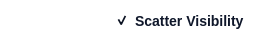
                 <widget class="QFrame" name="pyqt5_frame_toolbar_graphcontent_4">
                  <property name="minimumSize">
                   <size>
                    <width>0</width>
                    <height>30</height>
                   </size>
                  </property>
                  <property name="maximumSize">
                   <size>
                    <width>16777215</width>
                    <height>40</height>
                   </size>
                  </property>
                  <property name="styleSheet">
                   <string notr="true">border: none;
background: #FFFFFF;
</string>
                  </property>
                  <property name="frameShape">
                   <enum>QFrame::StyledPanel</enum>
                  </property>
                  <property name="frameShadow">
                   <enum>QFrame::Raised</enum>
                  </property>
                  <layout class="QHBoxLayout" name="horizontalLayout_14">
                   <property name="spacing">
                    <number>2</number>
                   </property>
                   <property name="leftMargin">
                    <number>5</number>
                   </property>
                   <property name="topMargin">
                    <number>5</number>
                   </property>
                   <property name="rightMargin">
                    <number>5</number>
                   </property>
                   <property name="bottomMargin">
                    <number>5</number>
                   </property>
                   <item>
                    <widget class="QPushButton" name="pyqt5_button_scatter_add">
                     <property name="minimumSize">
                      <size>
                       <width>31</width>
                       <height>31</height>
                      </size>
                     </property>
                     <property name="maximumSize">
                      <size>
                       <width>31</width>
                       <height>31</height>
                      </size>
                     </property>
                     <property name="font">
                      <font>
                       <family>Segoe UI</family>
                       <pointsize>-1</pointsize>
                       <weight>62</weight>
                       <italic>false</italic>
                       <bold>true</bold>
                      </font>
                     </property>
                     <property name="toolTip">
                      <string>&lt;html&gt;&lt;head/&gt;&lt;body&gt;&lt;p&gt;Add new curve&lt;/p&gt;&lt;/body&gt;&lt;/html&gt;</string>
                     </property>
                     <property name="styleSheet">
                      <string notr="true">/* Default State */
QPushButton {
    border: none;
	background: transparent;  /* Ghost button with no background */
    color: #0F172A;  /* Text color */
    border-radius: 6px;  /* Rounded corners */
    font-family: 'Segoe UI', sans-serif;  /* Font family */
    font-style: normal;  /* Font style */
    font-weight: 500;  /* Font weight */
    font-size: 14px;  /* Font size */
    line-height: 24px;  /* Line height */ 
	padding: 4px;
	image: url(:/ui/qt/resources/buttons/add_circle_icon.png);
}

/* Hover State */
QPushButton:hover {
    background: #F1F5F9;  /* slate/100 */
    color: #0F172A;  /* Text color */
	image: url(:/ui/qt/resources/buttons/add_circle_icon.png);
}

/* Pressed State */
QPushButton:pressed {
    background: #DEE8F2;  /* Pressed background color */
    color: #0F172A;  /* Text color */
	image: url(:/ui/qt/resources/buttons/add_circle_icon.png);
}</string>
                     </property>
                     <property name="text">
                      <string/>
                     </property>
                    </widget>
                   </item>
                   <item>
                    <widget class="QPushButton" name="pyqt5_button_scatter_load">
                     <property name="minimumSize">
                      <size>
                       <width>30</width>
                       <height>31</height>
                      </size>
                     </property>
                     <property name="maximumSize">
                      <size>
                       <width>31</width>
                       <height>31</height>
                      </size>
                     </property>
                     <property name="font">
                      <font>
                       <family>Segoe UI</family>
                       <pointsize>-1</pointsize>
                       <weight>62</weight>
                       <italic>false</italic>
                       <bold>true</bold>
                      </font>
                     </property>
                     <property name="toolTip">
                      <string>&lt;html&gt;&lt;head/&gt;&lt;body&gt;&lt;p&gt;&lt;span style=&quot; font-size:10pt;&quot;&gt;Load curve from file&lt;/span&gt;&lt;/p&gt;&lt;/body&gt;&lt;/html&gt;</string>
                     </property>
                     <property name="styleSheet">
                      <string notr="true">/* Default State */
QPushButton {
    border: none;
	background: transparent;  /* Ghost button with no background */
    color: #0F172A;  /* Text color */
    border-radius: 6px;  /* Rounded corners */
    font-family: 'Segoe UI', sans-serif;  /* Font family */
    font-style: normal;  /* Font style */
    font-weight: 500;  /* Font weight */
    font-size: 14px;  /* Font size */
    line-height: 24px;  /* Line height */ 
	padding: 4px;
	image: url(:/ui/qt/resources/buttons/load_icon.png);
}

/* Hover State */
QPushButton:hover {
    background: #F1F5F9;  /* slate/100 */
    color: #0F172A;  /* Text color */
	image: url(:/ui/qt/resources/buttons/load_icon.png);
}

/* Pressed State */
QPushButton:pressed {
    background: #DEE8F2;  /* Pressed background color */
    color: #0F172A;  /* Text color */
	image: url(:/ui/qt/resources/buttons/load_icon.png);
}</string>
                     </property>
                     <property name="text">
                      <string/>
                     </property>
                    </widget>
                   </item>
                   <item>
                    <spacer name="horizontalSpacer_6">
                     <property name="orientation">
                      <enum>Qt::Horizontal</enum>
                     </property>
                     <property name="sizeHint" stdset="0">
                      <size>
                       <width>40</width>
                       <height>20</height>
                      </size>
                     </property>
                    </spacer>
                   </item>
                   <item>
                    <widget class="QCheckBox" name="pyqt5_checkbox_scatters_visibility">
                     <property name="sizePolicy">
                      <sizepolicy hsizetype="Expanding" vsizetype="Expanding">
                       <horstretch>0</horstretch>
                       <verstretch>0</verstretch>
                      </sizepolicy>
                     </property>
                     <property name="minimumSize">
                      <size>
                       <width>31</width>
                       <height>31</height>
                      </size>
                     </property>
                     <property name="maximumSize">
                      <size>
                       <width>150</width>
                       <height>31</height>
                      </size>
                     </property>
                     <property name="styleSheet">
                      <string notr="true">/* Default State */
QCheckBox {
    border: none;    
	background: transparent;  /* Ghost button with no background */
    color: #0F172A;  /* Text color */
    border-radius: 6px;  /* Rounded corners */
    font-family: 'Segoe UI', sans-serif;  /* Font family */
    font-style: normal;  /* Font style */
    font-weight: 500;  /* Font weight */
    font-size: 14px;  /* Font size */
    line-height: 24px;  /* Line height */
	padding: 4px;	
}

QCheckBox:hover {
    /* Your styles for hover state */
	 background: #F1F5F9;  /* slate/100 */

}

QCheckBox:pressed {
    /* Your styles for pressed state */
	background: #DEE8F2;  /* Pressed background color */

}

QCheckBox::indicator:checked {
    /* Your styles for checked state */
	image: url(:/ui/qt/resources/checkbox/visible_icon.png);
}

QCheckBox::indicator:unchecked {
    /* Your styles for checked state */
	image: url(:/ui/qt/resources/checkbox/hiden_icon.png);
}

QCheckBox:focused {
    border: none;
}

</string>
                     </property>
                     <property name="text">
                      <string>Scatter Visibility</string>
                     </property>
                     <property name="checked">
                      <bool>true</bool>
                     </property>
                    </widget>
                   </item>
                  </layout>
                 </widget>
